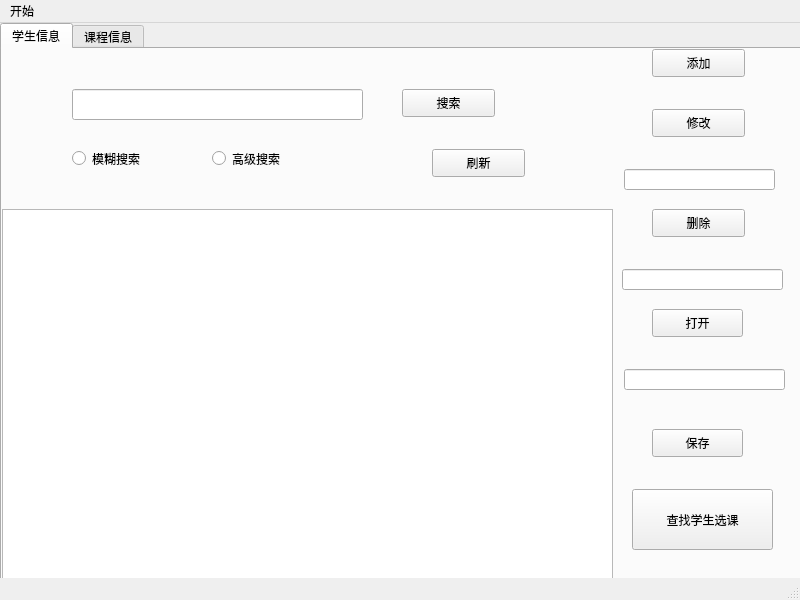
<?xml version="1.0" encoding="UTF-8"?>
<ui version="4.0">
 <class>Information</class>
 <widget class="QMainWindow" name="Information">
  <property name="geometry">
   <rect>
    <x>0</x>
    <y>0</y>
    <width>800</width>
    <height>600</height>
   </rect>
  </property>
  <property name="windowTitle">
   <string>MainWindow</string>
  </property>
  <widget class="QWidget" name="centralwidget">
   <widget class="QTabWidget" name="tabWidget">
    <property name="geometry">
     <rect>
      <x>0</x>
      <y>0</y>
      <width>801</width>
      <height>571</height>
     </rect>
    </property>
    <property name="currentIndex">
     <number>0</number>
    </property>
    <widget class="QWidget" name="tab">
     <attribute name="title">
      <string>学生信息</string>
     </attribute>
     <widget class="QTableView" name="tableView">
      <property name="geometry">
       <rect>
        <x>0</x>
        <y>160</y>
        <width>611</width>
        <height>391</height>
       </rect>
      </property>
     </widget>
     <widget class="QPushButton" name="pushButtonAdd">
      <property name="geometry">
       <rect>
        <x>650</x>
        <y>0</y>
        <width>93</width>
        <height>28</height>
       </rect>
      </property>
      <property name="text">
       <string>添加</string>
      </property>
     </widget>
     <widget class="QPushButton" name="pushButtonDel">
      <property name="geometry">
       <rect>
        <x>650</x>
        <y>160</y>
        <width>93</width>
        <height>28</height>
       </rect>
      </property>
      <property name="text">
       <string>删除</string>
      </property>
     </widget>
     <widget class="QPushButton" name="pushButtonOpen">
      <property name="geometry">
       <rect>
        <x>650</x>
        <y>260</y>
        <width>91</width>
        <height>28</height>
       </rect>
      </property>
      <property name="text">
       <string>打开</string>
      </property>
     </widget>
     <widget class="QPushButton" name="pushButtonSave">
      <property name="geometry">
       <rect>
        <x>650</x>
        <y>380</y>
        <width>91</width>
        <height>28</height>
       </rect>
      </property>
      <property name="text">
       <string>保存</string>
      </property>
     </widget>
     <widget class="QLineEdit" name="lineEditSearch">
      <property name="geometry">
       <rect>
        <x>70</x>
        <y>40</y>
        <width>291</width>
        <height>31</height>
       </rect>
      </property>
     </widget>
     <widget class="QRadioButton" name="radioButtonVague">
      <property name="geometry">
       <rect>
        <x>70</x>
        <y>100</y>
        <width>115</width>
        <height>19</height>
       </rect>
      </property>
      <property name="text">
       <string>模糊搜索</string>
      </property>
     </widget>
     <widget class="QRadioButton" name="radioButtonAdvanced">
      <property name="geometry">
       <rect>
        <x>210</x>
        <y>100</y>
        <width>115</width>
        <height>19</height>
       </rect>
      </property>
      <property name="text">
       <string>高级搜索</string>
      </property>
     </widget>
     <widget class="QPushButton" name="pushButtonFind">
      <property name="geometry">
       <rect>
        <x>630</x>
        <y>440</y>
        <width>141</width>
        <height>61</height>
       </rect>
      </property>
      <property name="text">
       <string>查找学生选课</string>
      </property>
     </widget>
     <widget class="QPushButton" name="pushButtonSearch">
      <property name="geometry">
       <rect>
        <x>400</x>
        <y>40</y>
        <width>93</width>
        <height>28</height>
       </rect>
      </property>
      <property name="text">
       <string>搜索</string>
      </property>
     </widget>
     <widget class="QPushButton" name="pushButtonRefresh">
      <property name="geometry">
       <rect>
        <x>430</x>
        <y>100</y>
        <width>93</width>
        <height>28</height>
       </rect>
      </property>
      <property name="text">
       <string>刷新</string>
      </property>
     </widget>
     <widget class="QLineEdit" name="lineEditOpen">
      <property name="geometry">
       <rect>
        <x>620</x>
        <y>220</y>
        <width>161</width>
        <height>21</height>
       </rect>
      </property>
     </widget>
     <widget class="QLineEdit" name="lineEditSave">
      <property name="geometry">
       <rect>
        <x>622</x>
        <y>320</y>
        <width>161</width>
        <height>21</height>
       </rect>
      </property>
     </widget>
     <widget class="QLineEdit" name="lineEditDelete">
      <property name="geometry">
       <rect>
        <x>622</x>
        <y>120</y>
        <width>151</width>
        <height>21</height>
       </rect>
      </property>
     </widget>
     <widget class="QLabel" name="label">
      <property name="geometry">
       <rect>
        <x>360</x>
        <y>129</y>
        <width>131</width>
        <height>31</height>
       </rect>
      </property>
      <property name="text">
       <string/>
      </property>
     </widget>
     <widget class="QPushButton" name="pushButtonChange">
      <property name="geometry">
       <rect>
        <x>650</x>
        <y>60</y>
        <width>93</width>
        <height>28</height>
       </rect>
      </property>
      <property name="text">
       <string>修改</string>
      </property>
     </widget>
    </widget>
    <widget class="QWidget" name="tab_2">
     <attribute name="title">
      <string>课程信息</string>
     </attribute>
     <widget class="QTableView" name="tableView_2">
      <property name="geometry">
       <rect>
        <x>0</x>
        <y>0</y>
        <width>611</width>
        <height>521</height>
       </rect>
      </property>
     </widget>
     <widget class="QPushButton" name="pushButtonRefresh2">
      <property name="geometry">
       <rect>
        <x>660</x>
        <y>70</y>
        <width>93</width>
        <height>28</height>
       </rect>
      </property>
      <property name="text">
       <string>刷新</string>
      </property>
     </widget>
    </widget>
   </widget>
  </widget>
  <widget class="QMenuBar" name="menubar">
   <property name="geometry">
    <rect>
     <x>0</x>
     <y>0</y>
     <width>800</width>
     <height>26</height>
    </rect>
   </property>
   <widget class="QMenu" name="menu">
    <property name="title">
     <string>开始</string>
    </property>
    <addaction name="actionquit"/>
   </widget>
   <addaction name="menu"/>
  </widget>
  <widget class="QStatusBar" name="statusbar"/>
  <action name="actionquit">
   <property name="text">
    <string>退出</string>
   </property>
  </action>
 </widget>
 <resources/>
 <connections/>
</ui>
